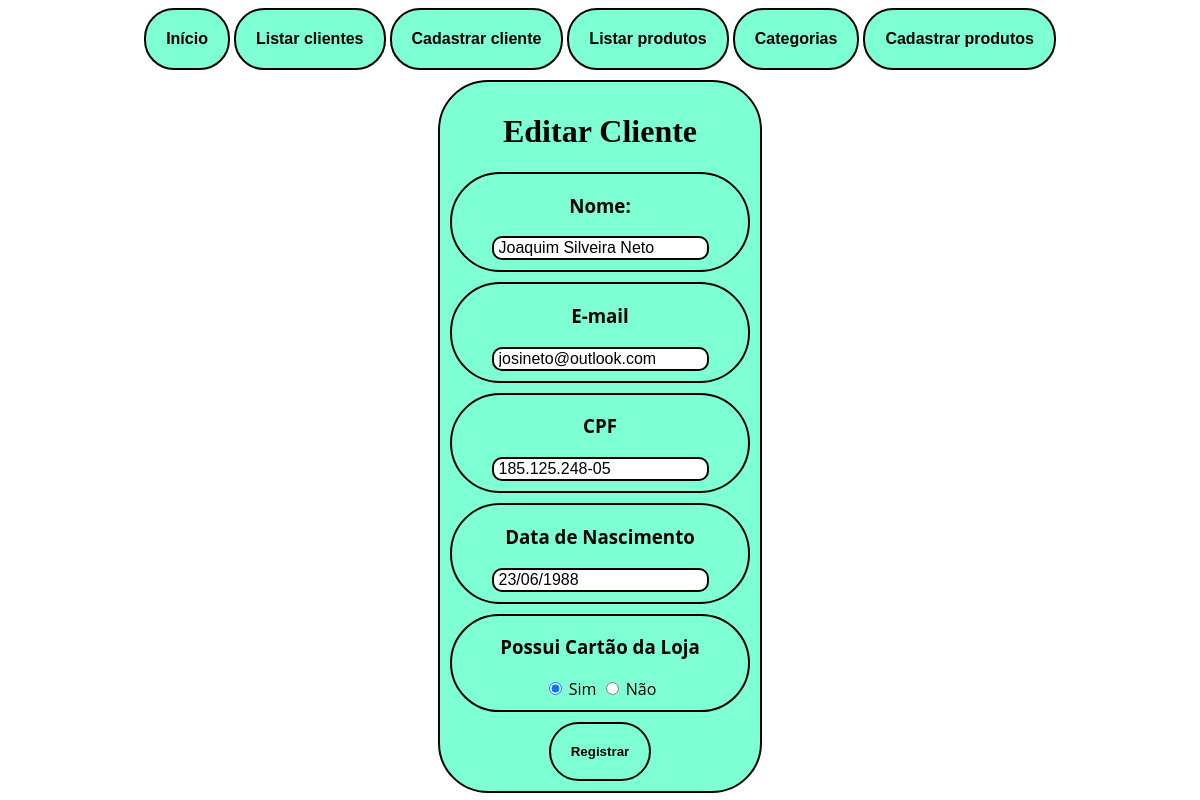
Page /core/editcli/10 on the committed database.
### core/models.py (models this page shows, shortened)
class client(models.Model):
    nome = models.CharField(max_length=100)
    email = models.CharField(max_length=100)
    cpf = models.CharField(max_length=100)
    nasc = models.CharField(max_length=100)
    card = models.CharField(max_length=3)

### core/views.py (the view)
# urls.py: path('editcli/<int:id>', editcli, name='editcli'),
def editcli(request, id):
    user = client.objects.get(id=id)
    return render(request, 'editcli.html', {'user': user})

### core/templates/editcli.html (shortened to what this page needs)
<!DOCTYPE html>
{% load static %}
<html lang="en">
<head>
    <link rel="stylesheet" href="{% static 'core/style.css' %}">
    <div id="pagebutton">
        <a href="/home" class="button">Início</a>
        <a href="/listcli"  class="button">Listar clientes</a>
        <a href="/registercli" class="button">Cadastrar cliente</a>
        <a href="/listprod" class="button">Listar produtos</a>
        <a href="/categorias" class="button">Categorias</a>
        <a href="/registerpro" class="button">Cadastrar produtos</a>
    </div>
</head>
<body style="background-image: url('https://wallpaperaccess.com/full/2431350.jpg') ;">
    <div id="caixa">
    <h1 id="welcome" style="text-align:center; font-family:'Bungasai';">
        Editar Cliente
    </h1>
    <form action="{%url 'confirmeditcli' user.id%}" method="POST">
        <div id="caixa1">
        <h3>Nome:</h3>
        <input type="text" name="nome" value="{{user.nome}}" required>
        </div>
        <div id="caixa1">
        <h3>E-mail</h3>
        <input type="email" name="email" value="{{user.email}}" required>
        </div>
        <div id="caixa1">
        <h3>CPF</h3>
        <input type="text" name="cpf" pattern="{12}" value="{{user.cpf}}" placeholder="000.000.000-00" id="caixacpf" required>
        </div>
        <div id="caixa1">
        <h3>Data de Nascimento</h3>
        <input type="text" name="nasc" value="{{user.nasc}}">
        </div>
        <div id="caixa1">
            <h3>Possui Cartão da Loja</h3>
            {%if user.card == 'Sim'%}
            <input type="radio" name="card" id="y" value="Sim" checked>
            <label for="y">Sim</label>
            <input type="radio" name="card" id="n" value="Não">
            <label for="n">Não</label>
            {%elif user.card == 'Não'%}
            <input type="radio" name="card" id="y" value="Sim">
            <label for="y">Sim</label>
            <input type="radio" name="card" id="n" value="Não" checked>
            <label for="n">Não</label>
            {%else%}
            <input type="radio" name="card" id="y" value="Sim">
            <label for="y">Sim</label>
            <input type="radio" name="card" id="n" value="Não">
            <label for="n">Não</label>
            {%endif%}
        </div>
        <button class="button" type="submit">Registrar</button>
    </form>
    </div>
</body>
</html>

### core/static/core/style.css (style rules this page uses)
body { background-image: url("https://wallpaperaccess.com/full/2431350.jpg"); }
input { padding: 1px; padding-left: 5px; border: 2px solid #000000; border-radius: 10px; box-sizing: border-box; font-size: 16px; }
.button { font-family: arial; font-weight: bold; transition-duration: 0.5s; text-decoration:none; border: 2px solid rgb(0, 0, 0); padding: 20px; background-color: aquamarine; border-radius: 30px; text-align: center; color: #000000; display:inline-block; }
#pagebutton { width: fit-content; margin: 0 auto; padding-bottom: 10px; }

### core/templates/editcli.html (style rules this page uses)
#caixa { padding: 10px; background-color: aquamarine; width: 300px; margin: auto; border-radius: 50px; border:2px solid rgb(0, 0, 0); text-align: center; }
#caixa1 { background-color: rgba(0, 0, 0, 0); border-radius: 50px; border:2px solid rgb(0, 0, 0); padding-bottom: 10px; margin-top: 2px; margin-bottom: 10px; font-family:'OPEN SANS'; }

### rows in the picture
client: nome "Joaquim Silveira Neto", email "josineto@outlook.com", cpf "185.125.248-05", nasc "23/06/1988"
